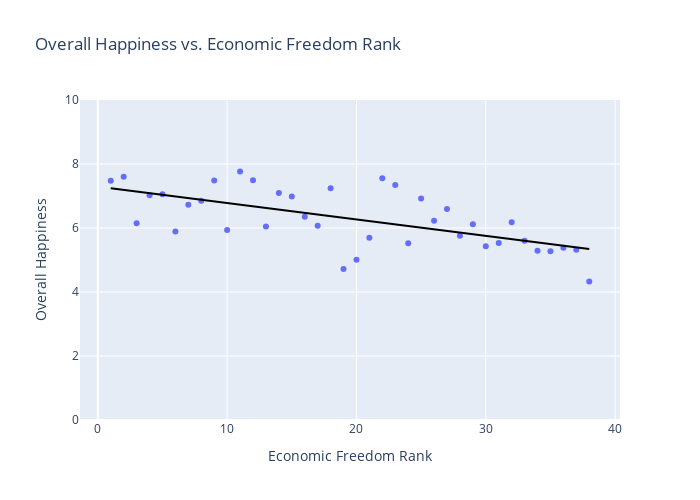

The code cell stored with this chart in its notebook:
### Markdown cell above
## Analysis Across Countries

### Code cell
import numpy as np
import plotly.graph_objects as go
import plotly.io as pio

# Assuming 'data' is your DataFrame containing "ef_rank" and "Overall Happiness" columns

# Create a scatter plot
fig = go.Figure()

# Add scatter plot
fig.add_trace(go.Scatter(
    x=data["ef_rank"],
    y=data["Overall Happiness"],
    mode='markers',  # Scatter plot with markers only
    name='Overall Happiness'
))

# Calculate the trendline using numpy.polyfit
z = np.polyfit(data["ef_rank"], data["Overall Happiness"], 1)
p = np.poly1d(z)

# Add trendline to plot
fig.add_trace(go.Scatter(
    x=data["ef_rank"],
    y=p(data["ef_rank"]),
    mode='lines',  # Line plot for the trendline
    name='Trendline',
    line=dict(color='black', width=2)  # Customize the trendline color and width
))

# Update layout
fig.update_layout(
    width=700,
    height=500,
    title='Overall Happiness vs. Economic Freedom Rank',
    xaxis_title='Economic Freedom Rank',
    yaxis_title='Overall Happiness',
    yaxis_range=[0, 10],
    showlegend=False  # Disable legend
)

# Show the figure
pio.show(fig)

### Figure 1 — Plotly figure (JSON) as saved in the notebook; plotly's stock layout.template omitted (floating-point values rounded to 4 significant figures)
{"data": [{"mode": "markers", "name": "Overall Happiness", "type": "scatter", "x": [1, 2, 3, 4, 5, 6, 7, 8, 9, 10, 11, 12, 13, 14, 15, 16, 17, 18, 19, 20, 21, 22, 23, 24, 25, 26, 27, 28, 29, 30, 31, 32, 33, 34, 35, 36, 37, 38], "y": [7.48, 7.6, 6.149, 7.021, 7.054, 5.893, 6.726, 6.852, 7.488, 5.94, 7.769, 7.494, 6.046, 7.09, 6.985, 6.354, 6.07, 7.246, 4.719, 5.011, 5.693, 7.554, 7.343, 5.523, 6.923, 6.223, 6.592, 5.758, 6.118, 5.432, 5.529, 6.182, 5.603, 5.287, 5.274, 5.386, 5.323, 4.332]}, {"line": {"color": "black", "width": 2}, "mode": "lines", "name": "Trendline", "type": "scatter", "x": [1, 2, 3, 4, 5, 6, 7, 8, 9, 10, 11, 12, 13, 14, 15, 16, 17, 18, 19, 20, 21, 22, 23, 24, 25, 26, 27, 28, 29, 30, 31, 32, 33, 34, 35, 36, 37, 38], "y": [7.24, 7.189, 7.138, 7.086, 7.035, 6.984, 6.932, 6.881, 6.83, 6.778, 6.727, 6.676, 6.625, 6.573, 6.522, 6.471, 6.419, 6.368, 6.317, 6.265, 6.214, 6.163, 6.112, 6.06, 6.009, 5.958, 5.906, 5.855, 5.804, 5.752, 5.701, 5.65, 5.599, 5.547, 5.496, 5.445, 5.393, 5.342]}], "layout": {"height": 500, "showlegend": false, "title": {"text": "Overall Happiness vs. Economic Freedom Rank"}, "width": 700, "xaxis": {"title": {"text": "Economic Freedom Rank"}}, "yaxis": {"range": [0, 10], "title": {"text": "Overall Happiness"}}}}
